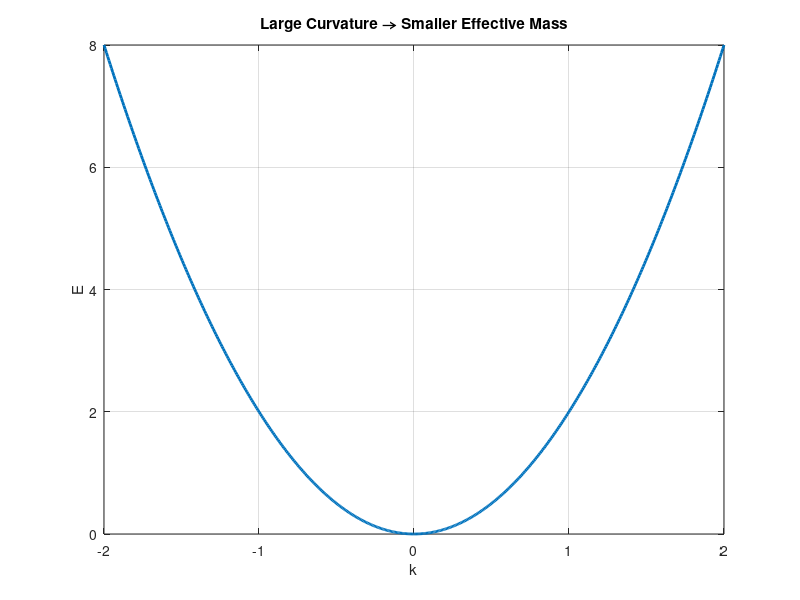

Write the MATLAB code that produced this figure.
k = linspace(-2,2,500);

E = 2*k.^2;

figure('Color','w');
plot(k,E,'LineWidth',2);
grid on; box on;
xlabel('k');
ylabel('E');
title('Large Curvature → Smaller Effective Mass');
